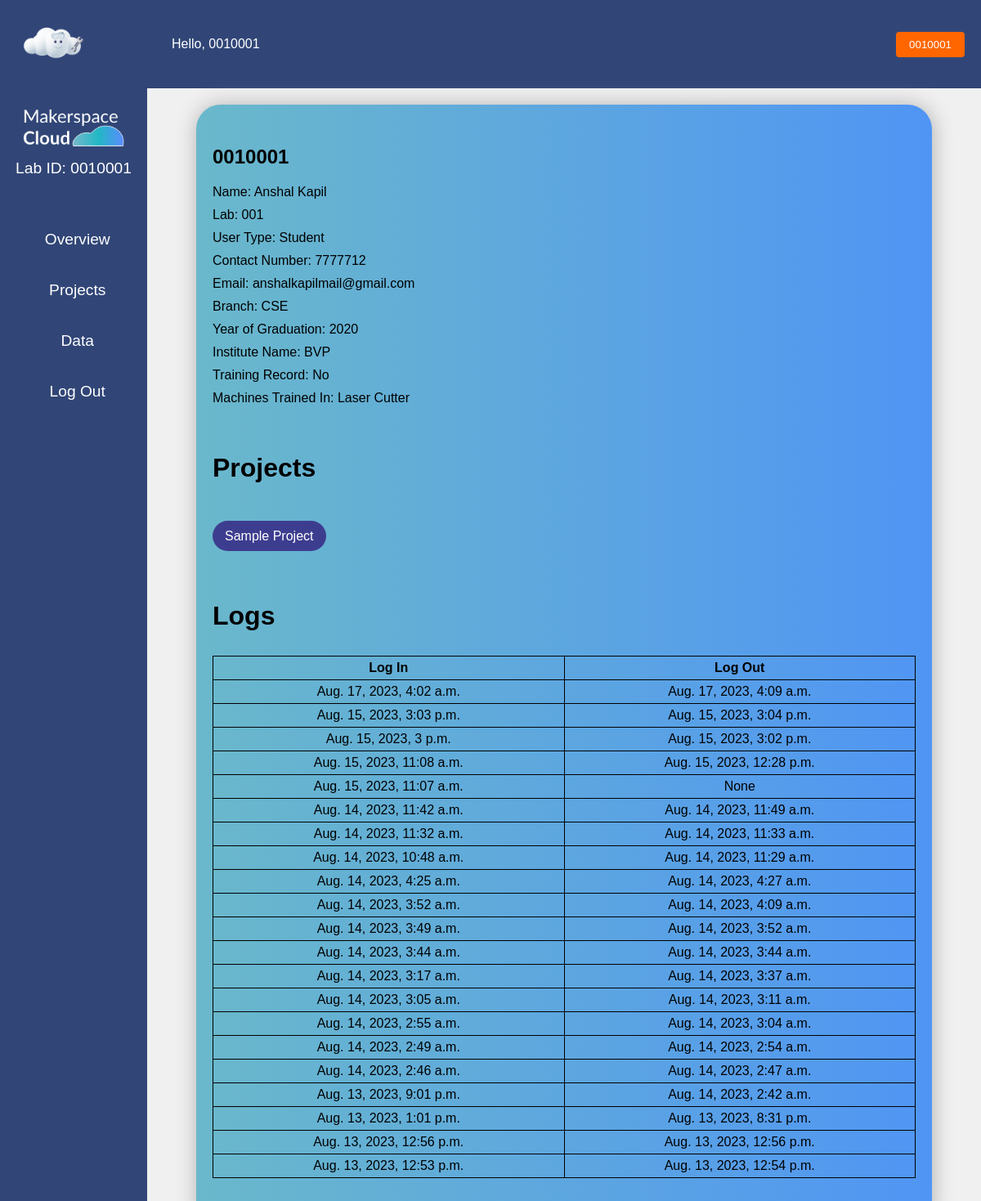
Page /s_member_detail/38/ (signed in) on the earlier database version.
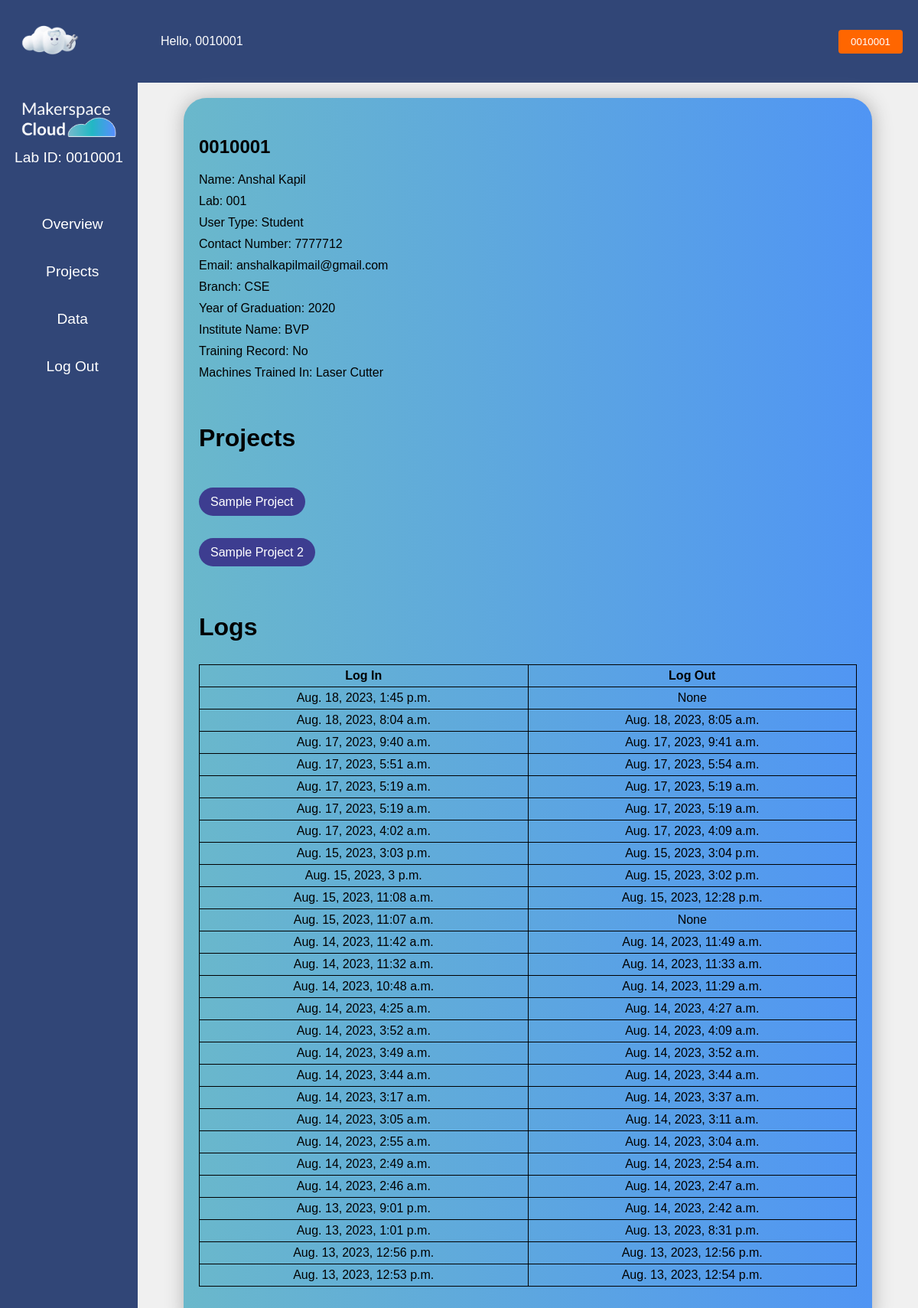
Same page on the later database version.
### equ/models.py (models this page shows, shortened)
class Profile(models.Model):
    USER_TYPES = [
        ('Student', 'Student'),
        ('Professor', 'Professor'),
        ('Technician', 'Technician'),
        ('Other', 'Outsider'),
    ]
    MACHINE_CHOICES = [
        ('Yes', 'Yes'),
        ('No', 'No'),
    ]
    HOW_HEARD_CHOICES = [
        ('Peers', 'Peers'),
        ('Faculty', 'Faculty'),
        ('Technicians', 'Technicians'),
        ('Social Media', 'Social Media'),
        ('Campus Communication', 'Campus Communication'),
        ('Others', 'Others'),
    ]
    user = models.OneToOneField(User, on_delete=models.CASCADE)
    lab = models.ForeignKey(Lab, on_delete=models.CASCADE, null=True)
    organisation = models.ForeignKey(Organisation, on_delete=models.CASCADE, null=True)
    user_type = models.CharField(max_length=20, choices=USER_TYPES)
    first_name = models.CharField(max_length=100)
    last_name = models.CharField(max_length=100)
    contact_number = models.CharField(max_length=20)
    email = models.EmailField()
    branch = models.CharField(max_length=100)
    year_of_graduation = models.PositiveIntegerField(blank=True, null=True)
    institute_name = models.CharField(max_length=100)
    training_record = models.CharField(max_length=3, choices=MACHINE_CHOICES)
    machines_trained_in = models.CharField(max_length=200, blank=True)
    how_heard_about = models.CharField(max_length=50, choices=HOW_HEARD_CHOICES, blank=True, null=True)

class Lab(models.Model):
    organisation = models.ForeignKey(Organisation,on_delete=models.CASCADE, null=True)
    name = models.CharField(max_length=100)
    lab_admin = models.ForeignKey(
        User,
        limit_choices_to={'groups__name': 'admin'},
        null=True,  # Set the default value to None
        on_delete=models.CASCADE,
        related_name='lab_admin_of'
    )
    def __str__(self):
        return self.name

class Confirmed_Project(models.Model):
    name = models.CharField(max_length=100)
    description = models.TextField(max_length=400)
    lab = models.ForeignKey('Lab', on_delete=models.CASCADE, related_name='confirmed_projects')
    user = models.ForeignKey(User, on_delete=models.CASCADE)
    start_date = models.DateField(default=timezone.now)
    end_date = models.DateField(default=timezone.now)

class UserActivityLog(models.Model):
    user = models.ForeignKey(User, on_delete=models.CASCADE)
    login_time = models.DateTimeField()
    logout_time = models.DateTimeField(null=True, blank=True)

### equ/views.py (the view)
# urls.py: path('s_member_detail/<int:pk>/', views.s_member_detail, name='s_member_detail'),
@login_required
@superadmin_required
def s_member_detail(request,pk):
    user = get_object_or_404(User,pk=pk)
    projects = Confirmed_Project.objects.filter(user=user)
    profile = Profile.objects.get(user=user)
    logs = UserActivityLog.objects.filter(user=user).order_by('-login_time')[:30]
    context = {'user': user, 'projects':projects, 'profile':profile,'logs':logs}
    return render(request, 'equ/s_member_detail.html',context)

### equ/views.py (called while the page is built)
def superadmin_required(function):
    decorator = user_passes_test(lambda user: user.groups.filter(name='superadmin').exists())
    return decorator(function)

### equ/templates/equ/s_member_detail.html
{% extends "equ/s_base.html" %}
{% block content %}
<div class="my_projects">
    <div class="mp1">
<h2>{{user.username}}</h2>
<p><span style="color: black;">Name:</span> {{ profile.first_name }} {{ profile.last_name }}</p>
        <p><span style="color: black;">Lab: </span>{{ profile.lab }}</p>
        <p><span style="color: black;">User Type: </span>{{ profile.user_type }}</p>
        <p><span style="color: black;">Contact Number: </span>{{ profile.contact_number }}</p>
        <p><span style="color: black;">Email: </span>{{ profile.email }}</p>
        <p><span style="color: black;">Branch: </span>{{ profile.branch }}</p>
        <p><span style="color: black;">Year of Graduation: </span>{{ profile.year_of_graduation }}</p>
        <p><span style="color: black;">Institute Name: </span>{{ profile.institute_name }}</p>
        <p><span style="color: black;">Training Record: </span>{{ profile.training_record }}</p>
        <p><span style="color: black;">Machines Trained In: </span>{{ profile.machines_trained_in }}</p>
<br>
<h1>Projects</h1>
{% for project in projects %}
<br>
<h2><a href="{% url 's_confirmed_project_detail' project.pk %}">{{ project.name }}</a></h2>
{% empty %}
    <li>No projects found.</li>
{% endfor %}
<br>
<h1 class="lgs">Logs</h1>
<table class="logs">
    <tr>
        <th>Log In</th>
        <th>Log Out</th>
    </tr>
{%for log in logs%}
<tr>
    <td>{{log.login_time}}</td>
    <td>{{log.logout_time}}</td>
</tr>
{%endfor%}
</table>
{% endblock content %}

### equ/templates/equ/s_base.html
{% load static %}
<!DOCTYPE html>
<html>
<head>
  <link rel="stylesheet" type="text/css" href="{% static 'css/style.css' %}">
</head>
<body>
  {% if user.is_authenticated %}
     <div class="main-navbar">
      <div class="cloudlogo">
        <img src="{% static 'images/cloudavt.png' %}" alt="" style="width: 90px; height: auto;">
        <span style="margin-left: 100px;">Hello, {{ user.username }}</span>
      </div>
      <a class="profile-link" href="{% url 'u_profile_page' %}">
        <button class="profile-button">{{ user.username }}</button>
      </a>
    </div>
  <div class="container rcntc">
        <div class="sidebar">
          <ul>
            <div class="mslogo"><img src="{% static 'images/MSClogo2.png' %}" alt=""> <a> Lab ID: {{ user.username }}</a></div>
            <a href="{% url 's_overview' %}" class="overview"><div class="link"><span></span><li>Overview</li></div></a>
            <a href="{% url 's_labs' %}" class="projects"><div class="link"><span></span><li>Projects</li></div></a>
            <a href="{% url 'admin:index' %}" class="data"><div class="link"><span></span><li>Data</li></div></a>
            <a href="{% url 'logout' %}" class="logout"><div class="link"><span></span><li>Log Out</li></div></a>
            {% else %}
            <a href="{% url 'login' %}" class="login"><div class="link"><span></span><li>Log In</li></div></a>
            {% endif %}
          </ul>
        </div>
        <div class="content rcnt">
          {% block content %}
          {% endblock %}
        </div>
  </div>
  </body>
</html>

### static/css/style.css (style rules this page uses)
:root { --primary:#314677; --secondary:rgb(97, 97, 131); }
* { box-sizing: border-box; margin: 0; padding: 0; font-family: Arial, Helvetica, sans-serif; }
ul { list-style: none; }
.content table { width: 100%; }
.content table, .content tr, .content th, .content td { border: 1px solid black; border-collapse: collapse; }
.content th, .content td { padding: 10px; text-align: center; }
.container { display: flex; min-height: 100vh; max-height: max-content; background-color: #ececec; }
.main-navbar { display: flex; justify-content: space-between; align-items: center; background-color: var(--primary); padding: 10px 20px; }
.cloudlogo { align-items: center; color: white; display: flex; }
.profile-link { color: white; text-decoration: none; }
.profile-button { background-color: #ff6600; color: white; border: none; padding: 8px 16px; border-radius: 4px; cursor: pointer; }
.sidebar { width: 15%; background-color: var(--primary); padding: 20px 2px; }
.sidebar ul { list-style: none; }
.mslogo { margin-bottom: 50px; text-align: center; }
.mslogo img { width: 70%; }
.sidebar a { color: white; text-decoration: none; font-size: 1.2rem; text-align: center; display: flex; width: 100%; align-items: center; justify-content: center; margin: 10px 0; }
.link { width: 100%; display: flex; }
.sidebar span { width: 10px; background: none; transition: 0.3s ease-in; }
.sidebar li { padding: 15px 0; text-align: center; width: 100%; background-image: none; transition: 0.3s ease-in; }
.content { flex-grow: 1; border: none; width: 100%; max-width: 900px; margin: 20px auto; border-radius: 30px; padding: 20px; box-shadow: 1px 1px 25px 1px #b4b4b4; background-color:white; display: flex; justify-content: center; min-height: max-content; }
.rcnt { background-image: linear-gradient(90deg,#6ab8cb, #5095f4); }
.rcntc { background-color: #F0F0F0; }
.my_projects { display: flex; flex-direction: column; width: 100%; height: 100%; }
.mp1 h1 { margin: 30px 0; }
.my_projects a, .my_projects button { padding: 10px 15px; text-decoration: none; border: none; background:#3d3d90; color: white; border-radius: 40px; width: max-content; font-size: 1rem; font-weight: normal; }
.mp1 h2 { margin-bottom: 20px; }
.my_projects { margin-top: 30px; }
.mp1 p { margin: 10px 0; }
.lgs { margin: 20px 0; }
.logs { width: 100%; margin: 10px 0; }
.logs, .logs tr, .logs td, .logs th { border: 1px solid black; border-collapse: collapse; }
.logs th, .logs td { padding: 5px; }

Differences in the rows shown:
added Confirmed_Project: name "Sample Project 2"
added UserActivityLog: login_time "Aug. 18, 2023, 1:45 p.m.", logout_time "None"
added UserActivityLog: login_time "Aug. 18, 2023, 8:04 a.m.", logout_time "Aug. 18, 2023, 8:05 a.m."
added UserActivityLog: login_time "Aug. 17, 2023, 9:40 a.m.", logout_time "Aug. 17, 2023, 9:41 a.m."
added UserActivityLog: login_time "Aug. 17, 2023, 5:51 a.m.", logout_time "Aug. 17, 2023, 5:54 a.m."
added UserActivityLog: login_time "Aug. 17, 2023, 5:19 a.m.", logout_time "Aug. 17, 2023, 5:19 a.m."
added UserActivityLog: login_time "Aug. 17, 2023, 5:19 a.m.", logout_time "Aug. 17, 2023, 5:19 a.m."
